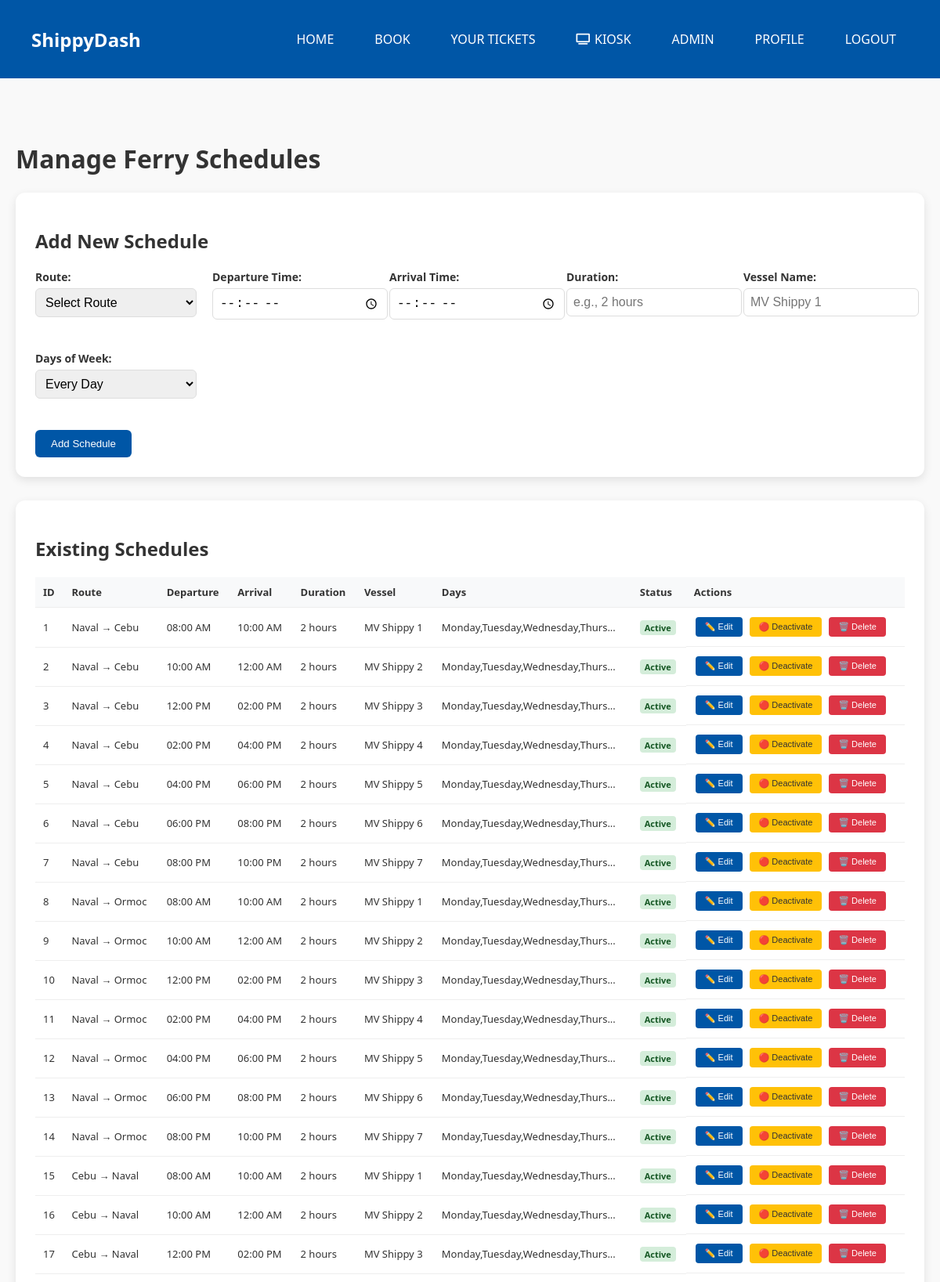
The app's page /admin/schedules (signed in, upper part) with its own data.
### ticketingsystem.py (models this page shows, shortened)
class FerrySchedule(db.Model):
    id = db.Column(db.Integer, primary_key=True)
    route_id = db.Column(db.Integer, db.ForeignKey('ferry_route.id'), nullable=False)
    departure_time = db.Column(db.String(50), nullable=False)
    arrival_time = db.Column(db.String(50), nullable=False)
    duration = db.Column(db.String(50), nullable=True)
    vessel_name = db.Column(db.String(100), nullable=True)
    is_active = db.Column(db.Boolean, default=True)
    days_of_week = db.Column(db.String(200), default="Monday,Tuesday,Wednesday,Thursday,Friday,Saturday,Sunday")
    route = db.relationship('FerryRoute', backref=db.backref('schedules', lazy=True))

class FerryRoute(db.Model):
    id = db.Column(db.Integer, primary_key=True)
    origin = db.Column(db.String(100), nullable=False)
    destination = db.Column(db.String(100), nullable=False)
    one_way_price = db.Column(db.Float, nullable=False, default=500.0)
    round_trip_price = db.Column(db.Float, nullable=False, default=900.0)
    is_active = db.Column(db.Boolean, default=True)
    created_at = db.Column(db.DateTime, default=datetime.utcnow)
    updated_at = db.Column(db.DateTime, onupdate=datetime.utcnow)

### ticketingsystem.py (the view)
@app.route('/admin/schedules')
@admin_required
def admin_schedules():
    schedules = FerrySchedule.query.all()
    routes = FerryRoute.query.filter_by(is_active=True).all()
    return render_template('admin/schedules.html', schedules=schedules, routes=routes)

### ticketingsystem.py (called while the page is built)
def admin_required(f):
    @wraps(f)
    def decorated_function(*args, **kwargs):
        if 'user_id' not in session:
            flash('Please login to access this page.', 'error')
            return redirect(url_for('login'))
        user = User.query.get(session['user_id'])
        if not user or not user.is_admin:
            flash('You do not have permission to access this page.', 'error')
            return redirect(url_for('home'))
        return f(*args, **kwargs)
    return decorated_function

### Templates/admin/schedules.html (shortened to what this page needs)
{% extends "base.html" %}
{% block content %}
<div class="admin-container">
    <h1>Manage Ferry Schedules</h1>
    <div class="admin-card" style="margin-bottom: 30px;">
        <h2>Add New Schedule</h2>
        <form method="POST" action="{{ url_for('admin_add_schedule') }}">
            <div class="form-grid">
                <div class="form-group">
                    <label>Route:</label>
                    <select name="route_id" required>
                        <option value="">Select Route</option>
                    </select>
                </div>
                <div class="form-group">
                    <label>Departure Time:</label>
                    <input type="time" name="departure_time" required>
                </div>
                <div class="form-group">
                    <label>Arrival Time:</label>
                    <input type="time" name="arrival_time" required>
                </div>
                <div class="form-group">
                    <label>Duration:</label>
                    <input type="text" name="duration" placeholder="e.g., 2 hours">
                </div>
                <div class="form-group">
                    <label>Vessel Name:</label>
                    <input type="text" name="vessel_name" placeholder="MV Shippy 1">
                </div>
                <div class="form-group">
                    <label>Days of Week:</label>
                    <select name="days_of_week">
                        <option value="Monday,Tuesday,Wednesday,Thursday,Friday,Saturday,Sunday">Every Day</option>
                    </select>
                </div>
            </div>
            <button type="submit" class="btn-primary">Add Schedule</button>
        </form>
    </div>
    <div class="admin-card">
        <h2>Existing Schedules</h2>
        <table class="data-table">
            <thead>
                <tr>
                    <th>ID</th>
                    <th>Route</th>
                    <th>Departure</th>
                    <th>Arrival</th>
                    <th>Duration</th>
                    <th>Vessel</th>
                    <th>Days</th>
                    <th>Status</th>
                    <th>Actions</th>
                </tr>
            </thead>
            <tbody>
                {% for schedule in schedules %}
                <tr id="schedule-row-{{ schedule.id }}">
                    <td>{{ schedule.id }}</td>
                    <td>{{ schedule.route.origin }} → {{ schedule.route.destination }}</td>
                    <td class="editable" data-field="departure_time" data-id="{{ schedule.id }}">
                        <span class="display-value">{{ schedule.departure_time }}</span>
                    </td>
                    <td class="editable" data-field="arrival_time" data-id="{{ schedule.id }}">
                        <span class="display-value">{{ schedule.arrival_time }}</span>
                    </td>
                    <td class="editable" data-field="duration" data-id="{{ schedule.id }}">
                        <span class="display-value">{{ schedule.duration or '—' }}</span>
                    </td>
                    <td class="editable" data-field="vessel_name" data-id="{{ schedule.id }}">
                        <span class="display-value">{{ schedule.vessel_name or '—' }}</span>
                    </td>
                    <td>
                        <span class="days-value">{{ schedule.days_of_week[:30] }}{% if schedule.days_of_week|length > 30 %}...{% endif %}</span>
                    </td>
                    <td>
                        <span class="status-badge status-{{ 'paid' if schedule.is_active else 'cancelled' }}">
                            {{ 'Active' if schedule.is_active else 'Inactive' }}
                        </span>
                    </td>
                    <td class="actions">
                        <button onclick="editSchedule({ schedule,id })" class="btn-small edit">✏️ Edit</button>
                        <button onclick="toggleScheduleStatus({ schedule,id }, { schedule,is_active,lower })" class="btn-small toggle">
                            {% if schedule.is_active %}🔴 Deactivate{% else %}🟢 Activate{% endif %}
                        </button>
                        <form method="POST" action="{{ url_for('admin_delete_schedule', schedule_id=schedule.id) }}" style="display:inline;" onsubmit="return confirm('Delete this schedule?')">
                            <button type="submit" class="btn-small danger">🗑️ Delete</button>
                        </form>
                    </td>
                </tr>
                {% endfor %}
            </tbody>
        </table>
    </div>
</div>
{% endblock %}

### static/style.css (style rules this page uses)
body { margin: 0; font-family: 'Segoe UI', sans-serif; background-color: #f9f9f9; color: #333; }
select, input[type="date"] { width: 100%; padding: 12px; border-radius: 6px; border: 1px solid #ccc; font-size: 16px; }
.form-group { margin-bottom: 20px; }
.form-group { margin-bottom: 20px; text-align: left; }
.form-group label { display: block; margin-bottom: 6px; font-weight: bold; }
.form-group input { width: 100%; padding: 12px; border-radius: 6px; border: 1px solid #ccc; font-size: 16px; }

### Templates/admin/schedules.html (style rules this page uses)
.admin-container { max-width: 1400px; margin: 40px auto; padding: 20px; }
.admin-card { background: white; padding: 25px; border-radius: 12px; box-shadow: 0 4px 12px rgba(0,0,0,0.1); overflow-x: auto; margin-bottom: 20px; }
.form-grid { display: grid; grid-template-columns: repeat(auto-fit, minmax(200px, 1fr)); gap: 20px; margin-bottom: 20px; }
.form-group label { display: block; margin-bottom: 5px; font-weight: 600; font-size: 14px; }
.form-group select, .form-group input { width: 100%; padding: 8px; border: 1px solid #ddd; border-radius: 6px; }
.data-table { width: 100%; border-collapse: collapse; }
.data-table th, .data-table td { padding: 10px; text-align: left; border-bottom: 1px solid #eee; font-size: 13px; }
.data-table th { background: #f8f9fa; font-weight: 600; }
.btn-primary { background: #0056a6; color: white; padding: 10px 20px; border: none; border-radius: 6px; cursor: pointer; }
.btn-small { padding: 6px 12px; border: none; border-radius: 4px; font-size: 11px; cursor: pointer; margin: 2px; }
.btn-small.edit { background: #0056a6; color: white; }
.btn-small.toggle { background: #ffc107; color: #333; }
.btn-small.danger { background: #dc3545; color: white; }
.actions { display: flex; gap: 5px; flex-wrap: wrap; align-items: center; }
.status-badge { padding: 2px 6px; border-radius: 4px; font-size: 11px; font-weight: bold; }
.status-paid { background: #d4edda; color: #155724; }

### records on screen
FerrySchedule: id "1", route.origin "Naval", route.destination "Cebu", departure_time "08:00 AM", arrival_time "10:00 AM", duration "2 hours", vessel_name "MV Shippy 1", days_of_week "Monday,Tuesday,Wednesday,Thurs", is_active "Active", shows "🔴 Deactivate"
FerrySchedule: id "2", route.origin "Naval", route.destination "Cebu", departure_time "10:00 AM", arrival_time "12:00 AM", duration "2 hours", vessel_name "MV Shippy 2", days_of_week "Monday,Tuesday,Wednesday,Thurs", is_active "Active", shows "🔴 Deactivate"
FerrySchedule: id "3", route.origin "Naval", route.destination "Cebu", departure_time "12:00 PM", arrival_time "02:00 PM", duration "2 hours", vessel_name "MV Shippy 3", days_of_week "Monday,Tuesday,Wednesday,Thurs", is_active "Active", shows "🔴 Deactivate"
FerrySchedule: id "4", route.origin "Naval", route.destination "Cebu", departure_time "02:00 PM", arrival_time "04:00 PM", duration "2 hours", vessel_name "MV Shippy 4", days_of_week "Monday,Tuesday,Wednesday,Thurs", is_active "Active", shows "🔴 Deactivate"
FerrySchedule: id "5", route.origin "Naval", route.destination "Cebu", departure_time "04:00 PM", arrival_time "06:00 PM", duration "2 hours", vessel_name "MV Shippy 5", days_of_week "Monday,Tuesday,Wednesday,Thurs", is_active "Active", shows "🔴 Deactivate"
FerrySchedule: id "6", route.origin "Naval", route.destination "Cebu", departure_time "06:00 PM", arrival_time "08:00 PM", duration "2 hours", vessel_name "MV Shippy 6", days_of_week "Monday,Tuesday,Wednesday,Thurs", is_active "Active", shows "🔴 Deactivate"
FerrySchedule: id "7", route.origin "Naval", route.destination "Cebu", departure_time "08:00 PM", arrival_time "10:00 PM", duration "2 hours", vessel_name "MV Shippy 7", days_of_week "Monday,Tuesday,Wednesday,Thurs", is_active "Active", shows "🔴 Deactivate"
FerrySchedule: id "8", route.origin "Naval", route.destination "Ormoc", departure_time "08:00 AM", arrival_time "10:00 AM", duration "2 hours", vessel_name "MV Shippy 1", days_of_week "Monday,Tuesday,Wednesday,Thurs", is_active "Active", shows "🔴 Deactivate"
FerrySchedule: id "9", route.origin "Naval", route.destination "Ormoc", departure_time "10:00 AM", arrival_time "12:00 AM", duration "2 hours", vessel_name "MV Shippy 2", days_of_week "Monday,Tuesday,Wednesday,Thurs", is_active "Active", shows "🔴 Deactivate"
FerrySchedule: id "10", route.origin "Naval", route.destination "Ormoc", departure_time "12:00 PM", arrival_time "02:00 PM", duration "2 hours", vessel_name "MV Shippy 3", days_of_week "Monday,Tuesday,Wednesday,Thurs", is_active "Active", shows "🔴 Deactivate"
FerrySchedule: id "11", route.origin "Naval", route.destination "Ormoc", departure_time "02:00 PM", arrival_time "04:00 PM", duration "2 hours", vessel_name "MV Shippy 4", days_of_week "Monday,Tuesday,Wednesday,Thurs", is_active "Active", shows "🔴 Deactivate"
FerrySchedule: id "12", route.origin "Naval", route.destination "Ormoc", departure_time "04:00 PM", arrival_time "06:00 PM", duration "2 hours", vessel_name "MV Shippy 5", days_of_week "Monday,Tuesday,Wednesday,Thurs", is_active "Active", shows "🔴 Deactivate"
FerrySchedule: id "13", route.origin "Naval", route.destination "Ormoc", departure_time "06:00 PM", arrival_time "08:00 PM", duration "2 hours", vessel_name "MV Shippy 6", days_of_week "Monday,Tuesday,Wednesday,Thurs", is_active "Active", shows "🔴 Deactivate"
FerrySchedule: id "14", route.origin "Naval", route.destination "Ormoc", departure_time "08:00 PM", arrival_time "10:00 PM", duration "2 hours", vessel_name "MV Shippy 7", days_of_week "Monday,Tuesday,Wednesday,Thurs", is_active "Active", shows "🔴 Deactivate"
FerrySchedule: id "15", route.origin "Cebu", route.destination "Naval", departure_time "08:00 AM", arrival_time "10:00 AM", duration "2 hours", vessel_name "MV Shippy 1", days_of_week "Monday,Tuesday,Wednesday,Thurs", is_active "Active", shows "🔴 Deactivate"
FerrySchedule: id "16", route.origin "Cebu", route.destination "Naval", departure_time "10:00 AM", arrival_time "12:00 AM", duration "2 hours", vessel_name "MV Shippy 2", days_of_week "Monday,Tuesday,Wednesday,Thurs", is_active "Active", shows "🔴 Deactivate"
FerrySchedule: id "17", route.origin "Cebu", route.destination "Naval", departure_time "12:00 PM", arrival_time "02:00 PM", duration "2 hours", vessel_name "MV Shippy 3", days_of_week "Monday,Tuesday,Wednesday,Thurs", is_active "Active", shows "🔴 Deactivate"
